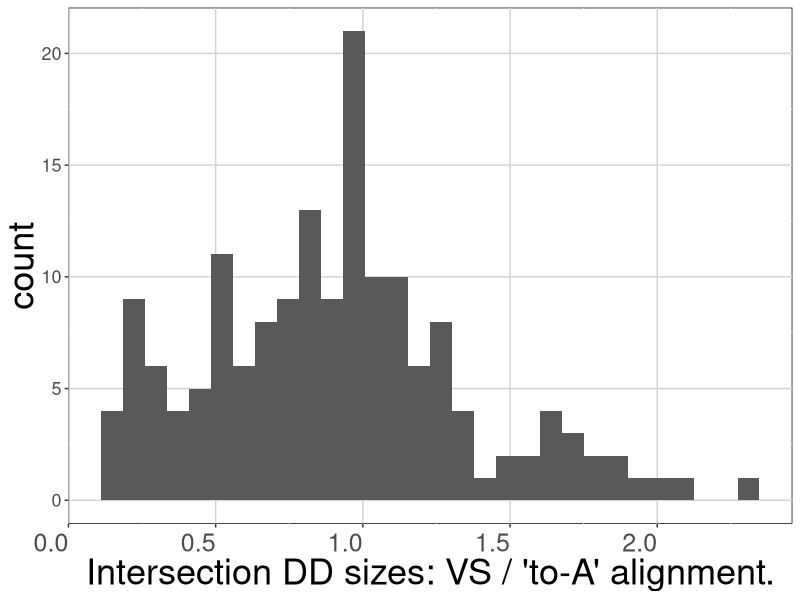
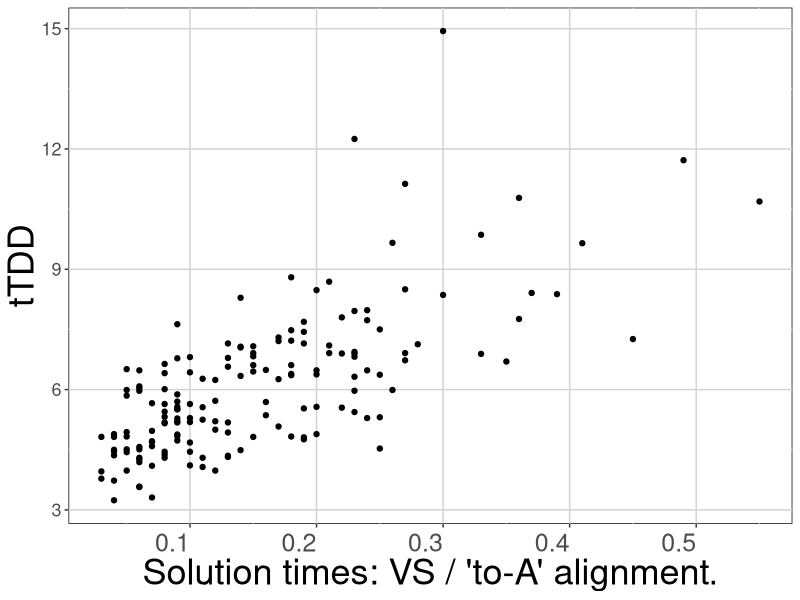
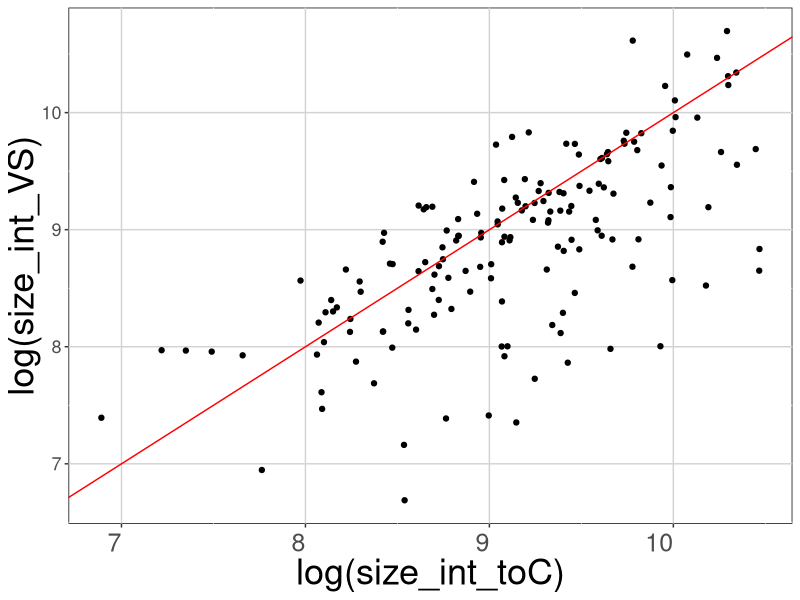
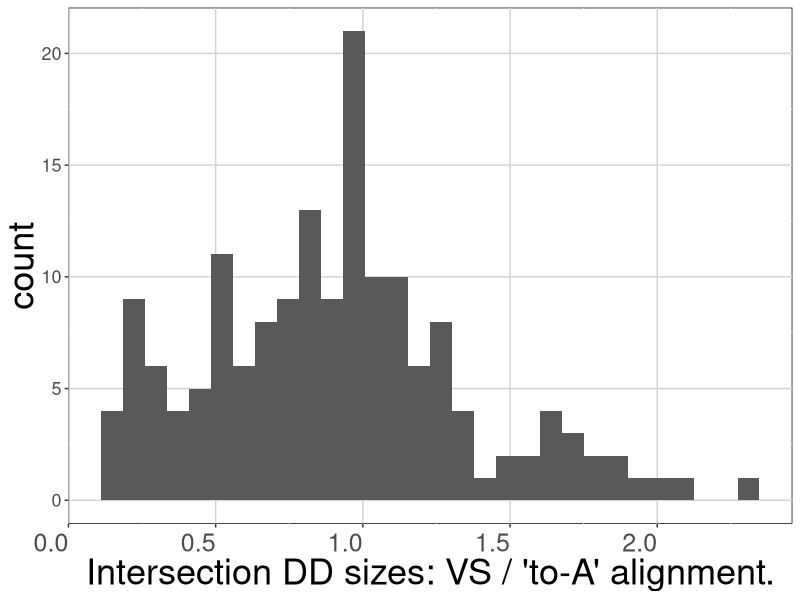
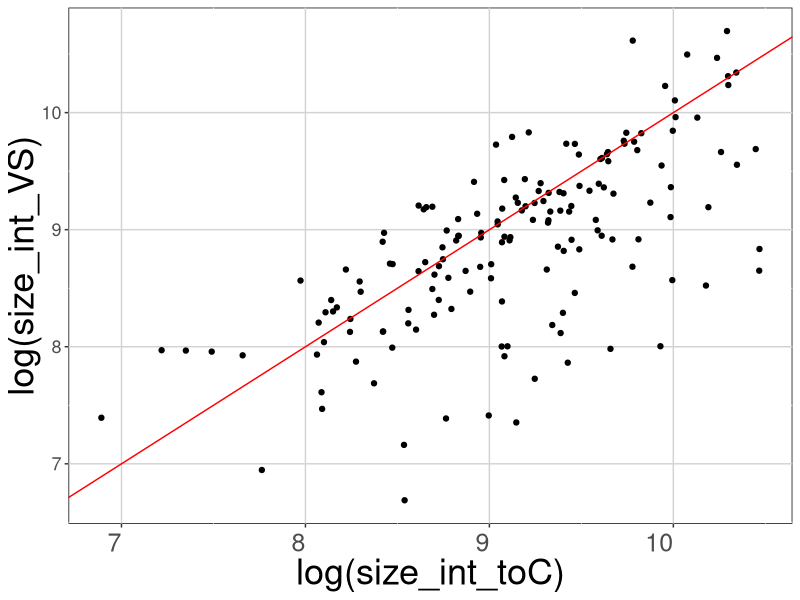

These figures' R source, in order:
library(ggplot2)

df = read.csv("./run_logs//darkcloud_rnd_cover.csv", stringsAsFactors = FALSE)

str(df)

df$int_size_VS_rel = df$size_int_VS / df$size_int_toC

ggplot(df)+
  geom_histogram(aes(x=int_size_VS_rel))+
  theme(
    axis.text.x = element_text(vjust = 0.5, hjust = 1, size=18),
    axis.text.y = element_text(size=13),
    axis.title.x = element_text(size = 26),
    axis.title.y = element_text(size = 26, margin = margin(t=50)),
    panel.background = element_rect(fill = NA, color = "black"),
    panel.grid.major = element_line(size = 0.5, linetype = 'solid',
                                    color = "lightgrey"),
    strip.text.x = element_text(size = 22),
    strip.text.y = element_text(size=22),
    strip.background = element_blank())+
  xlab("Intersection DD sizes: VS / 'to-A' alignment.")

sum(df$int_size_VS_rel < 1.0) / sum(df$int_size_VS_rel > 0.0)
sum(df$int_size_VS_rel == 1.0) / sum(df$int_size_VS_rel > 0.0)

nrow(df)
ggsave("./reports/2022-05-20_special_classes/int_sizes_hist.png",
       width = 16, height = 10)


ggplot(df)+
  geom_point(aes(x=t_novsA, y=tTDD))+
  theme(
    axis.text.x = element_text(vjust = 0.5, hjust = 1, size=18),
    axis.text.y = element_text(size=13),
    axis.title.x = element_text(size = 26),
    axis.title.y = element_text(size = 26, margin = margin(t=50)),
    panel.background = element_rect(fill = NA, color = "black"),
    panel.grid.major = element_line(size = 0.5, linetype = 'solid',
                                    color = "lightgrey"),
    strip.text.x = element_text(size = 22),
    strip.text.y = element_text(size=22),
    strip.background = element_blank())+
  xlab("Solution times: VS / 'to-A' alignment.")+
  geom_abline(intercept = 0.0, slope=1.0, color='red')

ggplot(df)+
  geom_point(aes(x=log(size_int_toC), y=log(size_int_VS)))+
  geom_abline(intercept = 0.0, slope=1.0, color='red')+
  theme(
    axis.text.x = element_text(vjust = 0.5, hjust = 1, size=18),
    axis.text.y = element_text(size=13),
    axis.title.x = element_text(size = 26),
    axis.title.y = element_text(size = 26, margin = margin(t=50)),
    panel.background = element_rect(fill = NA, color = "black"),
    panel.grid.major = element_line(size = 0.5, linetype = 'solid',
                                    color = "lightgrey"),
    strip.text.x = element_text(size = 22),
    strip.text.y = element_text(size=22),
    strip.background = element_blank())

ggsave("./reports/2022-05-20_special_classes/int_sizes_points.png",
       width = 16, height = 10)
